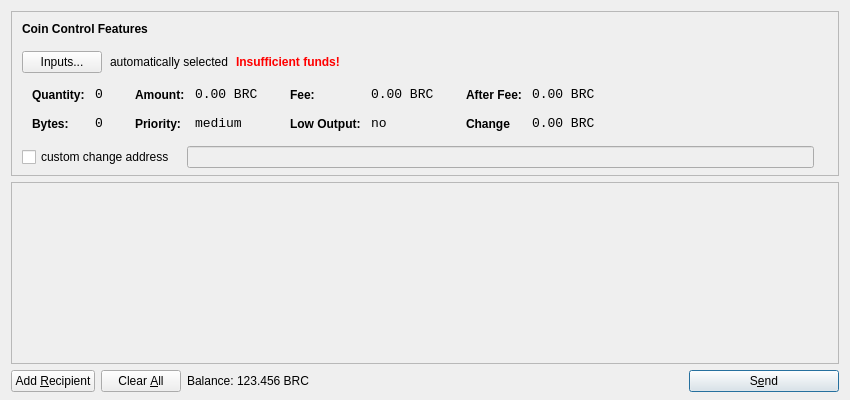
<?xml version="1.0" encoding="UTF-8"?>
<ui version="4.0">
 <class>SendCoinsDialog</class>
 <widget class="QDialog" name="SendCoinsDialog">
  <property name="geometry">
   <rect>
    <x>0</x>
    <y>0</y>
    <width>850</width>
    <height>400</height>
   </rect>
  </property>
  <property name="windowTitle">
   <string>Send Coins</string>
  </property>
  <layout class="QVBoxLayout" name="verticalLayout" stretch="0,1,0">
   <property name="bottomMargin">
    <number>8</number>
   </property>
   <item>
    <widget class="QFrame" name="frameCoinControl">
     <property name="sizePolicy">
      <sizepolicy hsizetype="Expanding" vsizetype="Expanding">
       <horstretch>0</horstretch>
       <verstretch>0</verstretch>
      </sizepolicy>
     </property>
     <property name="maximumSize">
      <size>
       <width>16777215</width>
       <height>16777215</height>
      </size>
     </property>
     <property name="frameShape">
      <enum>QFrame::StyledPanel</enum>
     </property>
     <property name="frameShadow">
      <enum>QFrame::Sunken</enum>
     </property>
     <layout class="QVBoxLayout" name="verticalLayoutCoinControl2">
      <property name="spacing">
       <number>-1</number>
      </property>
      <property name="leftMargin">
       <number>0</number>
      </property>
      <property name="topMargin">
       <number>0</number>
      </property>
      <property name="rightMargin">
       <number>0</number>
      </property>
      <property name="bottomMargin">
       <number>6</number>
      </property>
      <item>
       <layout class="QVBoxLayout" name="verticalLayoutCoinControl" stretch="0,0,0,0,1">
        <property name="spacing">
         <number>0</number>
        </property>
        <property name="leftMargin">
         <number>10</number>
        </property>
        <property name="topMargin">
         <number>10</number>
        </property>
        <item>
         <layout class="QHBoxLayout" name="horizontalLayoutCoinControl1">
          <property name="bottomMargin">
           <number>15</number>
          </property>
          <item>
           <widget class="QLabel" name="labelCoinControlFeatures">
            <property name="sizePolicy">
             <sizepolicy hsizetype="Preferred" vsizetype="Maximum">
              <horstretch>0</horstretch>
              <verstretch>0</verstretch>
             </sizepolicy>
            </property>
            <property name="font">
             <font>
              <weight>75</weight>
              <bold>true</bold>
             </font>
            </property>
            <property name="styleSheet">
             <string notr="true">font-weight:bold;</string>
            </property>
            <property name="text">
             <string>Coin Control Features</string>
            </property>
           </widget>
          </item>
         </layout>
        </item>
        <item>
         <layout class="QHBoxLayout" name="horizontalLayoutCoinControl2" stretch="0,0,0,0">
          <property name="spacing">
           <number>8</number>
          </property>
          <property name="bottomMargin">
           <number>10</number>
          </property>
          <item>
           <widget class="QPushButton" name="pushButtonCoinControl">
            <property name="styleSheet">
             <string notr="true"/>
            </property>
            <property name="text">
             <string>Inputs...</string>
            </property>
           </widget>
          </item>
          <item>
           <widget class="QLabel" name="labelCoinControlAutomaticallySelected">
            <property name="text">
             <string>automatically selected</string>
            </property>
            <property name="margin">
             <number>5</number>
            </property>
           </widget>
          </item>
          <item>
           <widget class="QLabel" name="labelCoinControlInsuffFunds">
            <property name="font">
             <font>
              <weight>75</weight>
              <bold>true</bold>
             </font>
            </property>
            <property name="styleSheet">
             <string notr="true">color:red;font-weight:bold;</string>
            </property>
            <property name="text">
             <string>Insufficient funds!</string>
            </property>
            <property name="margin">
             <number>5</number>
            </property>
           </widget>
          </item>
          <item>
           <spacer name="horizontalSpacerCoinControl">
            <property name="orientation">
             <enum>Qt::Horizontal</enum>
            </property>
            <property name="sizeHint" stdset="0">
             <size>
              <width>40</width>
              <height>1</height>
             </size>
            </property>
           </spacer>
          </item>
         </layout>
        </item>
        <item>
         <widget class="QWidget" name="widgetCoinControl" native="true">
          <property name="sizePolicy">
           <sizepolicy hsizetype="Preferred" vsizetype="Preferred">
            <horstretch>0</horstretch>
            <verstretch>0</verstretch>
           </sizepolicy>
          </property>
          <property name="minimumSize">
           <size>
            <width>0</width>
            <height>0</height>
           </size>
          </property>
          <property name="styleSheet">
           <string notr="true"/>
          </property>
          <layout class="QHBoxLayout" name="horizontalLayoutCoinControl5">
           <property name="margin">
            <number>0</number>
           </property>
           <item>
            <layout class="QHBoxLayout" name="horizontalLayoutCoinControl3" stretch="0,0,0,1">
             <property name="spacing">
              <number>20</number>
             </property>
             <property name="topMargin">
              <number>0</number>
             </property>
             <property name="bottomMargin">
              <number>10</number>
             </property>
             <item>
              <layout class="QFormLayout" name="formLayoutCoinControl1">
               <property name="horizontalSpacing">
                <number>10</number>
               </property>
               <property name="verticalSpacing">
                <number>14</number>
               </property>
               <property name="leftMargin">
                <number>10</number>
               </property>
               <property name="topMargin">
                <number>4</number>
               </property>
               <property name="rightMargin">
                <number>6</number>
               </property>
               <item row="0" column="0">
                <widget class="QLabel" name="labelCoinControlQuantityText">
                 <property name="styleSheet">
                  <string notr="true">font-weight:bold;</string>
                 </property>
                 <property name="text">
                  <string>Quantity:</string>
                 </property>
                 <property name="margin">
                  <number>0</number>
                 </property>
                </widget>
               </item>
               <item row="0" column="1">
                <widget class="QLabel" name="labelCoinControlQuantity">
                 <property name="font">
                  <font>
                   <family>Monospace</family>
                   <pointsize>10</pointsize>
                  </font>
                 </property>
                 <property name="cursor">
                  <cursorShape>IBeamCursor</cursorShape>
                 </property>
                 <property name="contextMenuPolicy">
                  <enum>Qt::ActionsContextMenu</enum>
                 </property>
                 <property name="text">
                  <string>0</string>
                 </property>
                 <property name="margin">
                  <number>0</number>
                 </property>
                 <property name="textInteractionFlags">
                  <set>Qt::LinksAccessibleByMouse|Qt::TextSelectableByKeyboard|Qt::TextSelectableByMouse</set>
                 </property>
                </widget>
               </item>
               <item row="1" column="0">
                <widget class="QLabel" name="labelCoinControlBytesText">
                 <property name="styleSheet">
                  <string notr="true">font-weight:bold;</string>
                 </property>
                 <property name="text">
                  <string>Bytes:</string>
                 </property>
                </widget>
               </item>
               <item row="1" column="1">
                <widget class="QLabel" name="labelCoinControlBytes">
                 <property name="font">
                  <font>
                   <family>Monospace</family>
                   <pointsize>10</pointsize>
                  </font>
                 </property>
                 <property name="cursor">
                  <cursorShape>IBeamCursor</cursorShape>
                 </property>
                 <property name="contextMenuPolicy">
                  <enum>Qt::ActionsContextMenu</enum>
                 </property>
                 <property name="text">
                  <string>0</string>
                 </property>
                 <property name="textInteractionFlags">
                  <set>Qt::LinksAccessibleByMouse|Qt::TextSelectableByKeyboard|Qt::TextSelectableByMouse</set>
                 </property>
                </widget>
               </item>
              </layout>
             </item>
             <item>
              <layout class="QFormLayout" name="formLayoutCoinControl2">
               <property name="horizontalSpacing">
                <number>10</number>
               </property>
               <property name="verticalSpacing">
                <number>14</number>
               </property>
               <property name="leftMargin">
                <number>6</number>
               </property>
               <property name="topMargin">
                <number>4</number>
               </property>
               <property name="rightMargin">
                <number>6</number>
               </property>
               <item row="0" column="0">
                <widget class="QLabel" name="labelCoinControlAmountText">
                 <property name="styleSheet">
                  <string notr="true">font-weight:bold;</string>
                 </property>
                 <property name="text">
                  <string>Amount:</string>
                 </property>
                 <property name="margin">
                  <number>0</number>
                 </property>
                </widget>
               </item>
               <item row="0" column="1">
                <widget class="QLabel" name="labelCoinControlAmount">
                 <property name="font">
                  <font>
                   <family>Monospace</family>
                   <pointsize>10</pointsize>
                  </font>
                 </property>
                 <property name="cursor">
                  <cursorShape>IBeamCursor</cursorShape>
                 </property>
                 <property name="contextMenuPolicy">
                  <enum>Qt::ActionsContextMenu</enum>
                 </property>
                 <property name="text">
                  <string notr="true">0.00 BRC</string>
                 </property>
                 <property name="textInteractionFlags">
                  <set>Qt::LinksAccessibleByMouse|Qt::TextSelectableByKeyboard|Qt::TextSelectableByMouse</set>
                 </property>
                </widget>
               </item>
               <item row="1" column="0">
                <widget class="QLabel" name="labelCoinControlPriorityText">
                 <property name="styleSheet">
                  <string notr="true">font-weight:bold;</string>
                 </property>
                 <property name="text">
                  <string>Priority:</string>
                 </property>
                </widget>
               </item>
               <item row="1" column="1">
                <widget class="QLabel" name="labelCoinControlPriority">
                 <property name="font">
                  <font>
                   <family>Monospace</family>
                   <pointsize>10</pointsize>
                  </font>
                 </property>
                 <property name="cursor">
                  <cursorShape>IBeamCursor</cursorShape>
                 </property>
                 <property name="contextMenuPolicy">
                  <enum>Qt::ActionsContextMenu</enum>
                 </property>
                 <property name="text">
                  <string>medium</string>
                 </property>
                 <property name="textInteractionFlags">
                  <set>Qt::LinksAccessibleByMouse|Qt::TextSelectableByKeyboard|Qt::TextSelectableByMouse</set>
                 </property>
                </widget>
               </item>
              </layout>
             </item>
             <item>
              <layout class="QFormLayout" name="formLayoutCoinControl3">
               <property name="horizontalSpacing">
                <number>10</number>
               </property>
               <property name="verticalSpacing">
                <number>14</number>
               </property>
               <property name="leftMargin">
                <number>6</number>
               </property>
               <property name="topMargin">
                <number>4</number>
               </property>
               <property name="rightMargin">
                <number>6</number>
               </property>
               <item row="0" column="0">
                <widget class="QLabel" name="labelCoinControlFeeText">
                 <property name="styleSheet">
                  <string notr="true">font-weight:bold;</string>
                 </property>
                 <property name="text">
                  <string>Fee:</string>
                 </property>
                 <property name="margin">
                  <number>0</number>
                 </property>
                </widget>
               </item>
               <item row="0" column="1">
                <widget class="QLabel" name="labelCoinControlFee">
                 <property name="font">
                  <font>
                   <family>Monospace</family>
                   <pointsize>10</pointsize>
                  </font>
                 </property>
                 <property name="cursor">
                  <cursorShape>IBeamCursor</cursorShape>
                 </property>
                 <property name="contextMenuPolicy">
                  <enum>Qt::ActionsContextMenu</enum>
                 </property>
                 <property name="text">
                  <string notr="true">0.00 BRC</string>
                 </property>
                 <property name="textInteractionFlags">
                  <set>Qt::LinksAccessibleByMouse|Qt::TextSelectableByKeyboard|Qt::TextSelectableByMouse</set>
                 </property>
                </widget>
               </item>
               <item row="1" column="0">
                <widget class="QLabel" name="labelCoinControlLowOutputText">
                 <property name="styleSheet">
                  <string notr="true">font-weight:bold;</string>
                 </property>
                 <property name="text">
                  <string>Low Output:</string>
                 </property>
                </widget>
               </item>
               <item row="1" column="1">
                <widget class="QLabel" name="labelCoinControlLowOutput">
                 <property name="font">
                  <font>
                   <family>Monospace</family>
                   <pointsize>10</pointsize>
                  </font>
                 </property>
                 <property name="cursor">
                  <cursorShape>IBeamCursor</cursorShape>
                 </property>
                 <property name="contextMenuPolicy">
                  <enum>Qt::ActionsContextMenu</enum>
                 </property>
                 <property name="text">
                  <string>no</string>
                 </property>
                 <property name="textInteractionFlags">
                  <set>Qt::LinksAccessibleByMouse|Qt::TextSelectableByKeyboard|Qt::TextSelectableByMouse</set>
                 </property>
                </widget>
               </item>
              </layout>
             </item>
             <item>
              <layout class="QFormLayout" name="formLayoutCoinControl4">
               <property name="horizontalSpacing">
                <number>10</number>
               </property>
               <property name="verticalSpacing">
                <number>14</number>
               </property>
               <property name="leftMargin">
                <number>6</number>
               </property>
               <property name="topMargin">
                <number>4</number>
               </property>
               <property name="rightMargin">
                <number>6</number>
               </property>
               <item row="0" column="0">
                <widget class="QLabel" name="labelCoinControlAfterFeeText">
                 <property name="styleSheet">
                  <string notr="true">font-weight:bold;</string>
                 </property>
                 <property name="text">
                  <string>After Fee:</string>
                 </property>
                 <property name="margin">
                  <number>0</number>
                 </property>
                </widget>
               </item>
               <item row="0" column="1">
                <widget class="QLabel" name="labelCoinControlAfterFee">
                 <property name="font">
                  <font>
                   <family>Monospace</family>
                   <pointsize>10</pointsize>
                  </font>
                 </property>
                 <property name="cursor">
                  <cursorShape>IBeamCursor</cursorShape>
                 </property>
                 <property name="contextMenuPolicy">
                  <enum>Qt::ActionsContextMenu</enum>
                 </property>
                 <property name="text">
                  <string notr="true">0.00 BRC</string>
                 </property>
                 <property name="textInteractionFlags">
                  <set>Qt::LinksAccessibleByMouse|Qt::TextSelectableByKeyboard|Qt::TextSelectableByMouse</set>
                 </property>
                </widget>
               </item>
               <item row="1" column="0">
                <widget class="QLabel" name="labelCoinControlChangeText">
                 <property name="styleSheet">
                  <string notr="true">font-weight:bold;</string>
                 </property>
                 <property name="text">
                  <string>Change</string>
                 </property>
                </widget>
               </item>
               <item row="1" column="1">
                <widget class="QLabel" name="labelCoinControlChange">
                 <property name="font">
                  <font>
                   <family>Monospace</family>
                   <pointsize>10</pointsize>
                  </font>
                 </property>
                 <property name="cursor">
                  <cursorShape>IBeamCursor</cursorShape>
                 </property>
                 <property name="contextMenuPolicy">
                  <enum>Qt::ActionsContextMenu</enum>
                 </property>
                 <property name="text">
                  <string notr="true">0.00 BRC</string>
                 </property>
                 <property name="textInteractionFlags">
                  <set>Qt::LinksAccessibleByMouse|Qt::TextSelectableByKeyboard|Qt::TextSelectableByMouse</set>
                 </property>
                </widget>
               </item>
              </layout>
             </item>
            </layout>
           </item>
          </layout>
         </widget>
        </item>
        <item>
         <layout class="QHBoxLayout" name="horizontalLayoutCoinControl4" stretch="0,0,0">
          <property name="spacing">
           <number>12</number>
          </property>
          <property name="sizeConstraint">
           <enum>QLayout::SetDefaultConstraint</enum>
          </property>
          <property name="topMargin">
           <number>5</number>
          </property>
          <property name="rightMargin">
           <number>5</number>
          </property>
          <item>
           <widget class="QCheckBox" name="checkBoxCoinControlChange">
            <property name="text">
             <string>custom change address</string>
            </property>
           </widget>
          </item>
          <item>
           <widget class="QLineEdit" name="lineEditCoinControlChange">
            <property name="enabled">
             <bool>false</bool>
            </property>
            <property name="sizePolicy">
             <sizepolicy hsizetype="Expanding" vsizetype="Fixed">
              <horstretch>0</horstretch>
              <verstretch>0</verstretch>
             </sizepolicy>
            </property>
           </widget>
          </item>
          <item>
           <widget class="QLabel" name="labelCoinControlChangeLabel">
            <property name="sizePolicy">
             <sizepolicy hsizetype="Preferred" vsizetype="Expanding">
              <horstretch>0</horstretch>
              <verstretch>0</verstretch>
             </sizepolicy>
            </property>
            <property name="minimumSize">
             <size>
              <width>0</width>
              <height>0</height>
             </size>
            </property>
            <property name="text">
             <string/>
            </property>
            <property name="margin">
             <number>3</number>
            </property>
           </widget>
          </item>
         </layout>
        </item>
        <item>
         <spacer name="verticalSpacerCoinControl">
          <property name="orientation">
           <enum>Qt::Vertical</enum>
          </property>
          <property name="sizeHint" stdset="0">
           <size>
            <width>800</width>
            <height>1</height>
           </size>
          </property>
         </spacer>
        </item>
       </layout>
      </item>
     </layout>
    </widget>
   </item>
   <item>
    <widget class="QScrollArea" name="scrollArea">
     <property name="widgetResizable">
      <bool>true</bool>
     </property>
     <widget class="QWidget" name="scrollAreaWidgetContents">
      <property name="geometry">
       <rect>
        <x>0</x>
        <y>0</y>
        <width>830</width>
        <height>165</height>
       </rect>
      </property>
      <layout class="QVBoxLayout" name="verticalLayout_2">
       <property name="margin">
        <number>0</number>
       </property>
       <item>
        <layout class="QVBoxLayout" name="entries">
         <property name="spacing">
          <number>6</number>
         </property>
        </layout>
       </item>
       <item>
        <spacer name="verticalSpacer">
         <property name="orientation">
          <enum>Qt::Vertical</enum>
         </property>
         <property name="sizeHint" stdset="0">
          <size>
           <width>20</width>
           <height>40</height>
          </size>
         </property>
        </spacer>
       </item>
      </layout>
     </widget>
    </widget>
   </item>
   <item>
    <layout class="QHBoxLayout" name="horizontalLayout">
     <item>
      <widget class="QPushButton" name="addButton">
       <property name="toolTip">
        <string>Send to multiple recipients at once</string>
       </property>
       <property name="text">
        <string>Add &amp;Recipient</string>
       </property>
       <property name="autoDefault">
        <bool>false</bool>
       </property>
      </widget>
     </item>
     <item>
      <widget class="QPushButton" name="clearButton">
       <property name="sizePolicy">
        <sizepolicy hsizetype="Minimum" vsizetype="Fixed">
         <horstretch>0</horstretch>
         <verstretch>0</verstretch>
        </sizepolicy>
       </property>
       <property name="toolTip">
        <string>Remove all transaction fields</string>
       </property>
       <property name="text">
        <string>Clear &amp;All</string>
       </property>
       <property name="autoRepeatDelay">
        <number>300</number>
       </property>
       <property name="autoDefault">
        <bool>false</bool>
       </property>
      </widget>
     </item>
     <item>
      <layout class="QHBoxLayout" name="horizontalLayout_2">
       <property name="spacing">
        <number>3</number>
       </property>
       <item>
        <widget class="QLabel" name="label">
         <property name="sizePolicy">
          <sizepolicy hsizetype="Preferred" vsizetype="Fixed">
           <horstretch>0</horstretch>
           <verstretch>0</verstretch>
          </sizepolicy>
         </property>
         <property name="text">
          <string>Balance:</string>
         </property>
        </widget>
       </item>
       <item>
        <widget class="QLabel" name="labelBalance">
         <property name="sizePolicy">
          <sizepolicy hsizetype="Preferred" vsizetype="Fixed">
           <horstretch>0</horstretch>
           <verstretch>0</verstretch>
          </sizepolicy>
         </property>
         <property name="cursor">
          <cursorShape>IBeamCursor</cursorShape>
         </property>
         <property name="text">
          <string notr="true">123.456 BRC</string>
         </property>
         <property name="textInteractionFlags">
          <set>Qt::LinksAccessibleByMouse|Qt::TextSelectableByKeyboard|Qt::TextSelectableByMouse</set>
         </property>
        </widget>
       </item>
      </layout>
     </item>
     <item>
      <spacer name="horizontalSpacer">
       <property name="orientation">
        <enum>Qt::Horizontal</enum>
       </property>
       <property name="sizeHint" stdset="0">
        <size>
         <width>40</width>
         <height>20</height>
        </size>
       </property>
      </spacer>
     </item>
     <item>
      <widget class="QPushButton" name="sendButton">
       <property name="minimumSize">
        <size>
         <width>150</width>
         <height>0</height>
        </size>
       </property>
       <property name="toolTip">
        <string>Confirm the send action</string>
       </property>
       <property name="text">
        <string>S&amp;end</string>
       </property>
       <property name="icon">
        <iconset resource="../bitcoin.qrc">
         <normaloff>:/icons/send</normaloff>:/icons/send</iconset>
       </property>
       <property name="default">
        <bool>true</bool>
       </property>
      </widget>
     </item>
    </layout>
   </item>
  </layout>
 </widget>
 <resources>
  <include location="../bitcoin.qrc"/>
 </resources>
 <connections/>
</ui>
